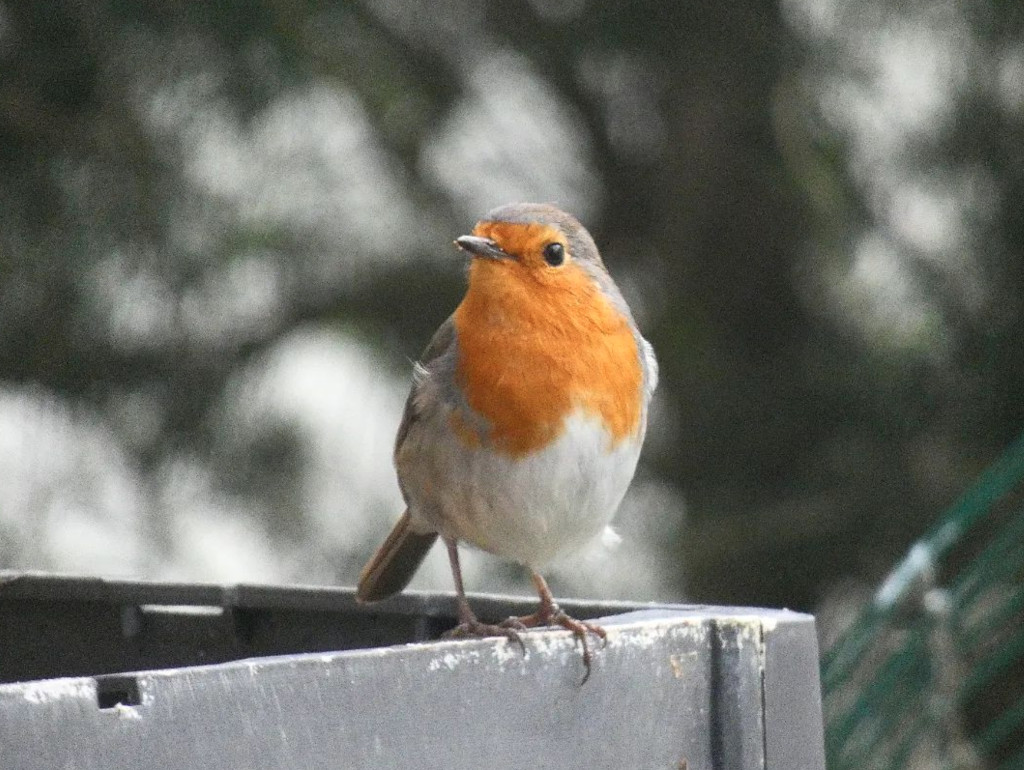
#> input picture pisco.jpg, 1024 x 770 px
$ python myscript.py
#> lines starting #> are read from the running program, lines starting #| are printed output that depends on the picture
from PIL import Image

img = Image.open('pisco.jpg')
#> img is the input picture: PIL image 1024x770 RGB; mean R, G, B 109.4, 109.3, 101.8
img = img.rotate(45)
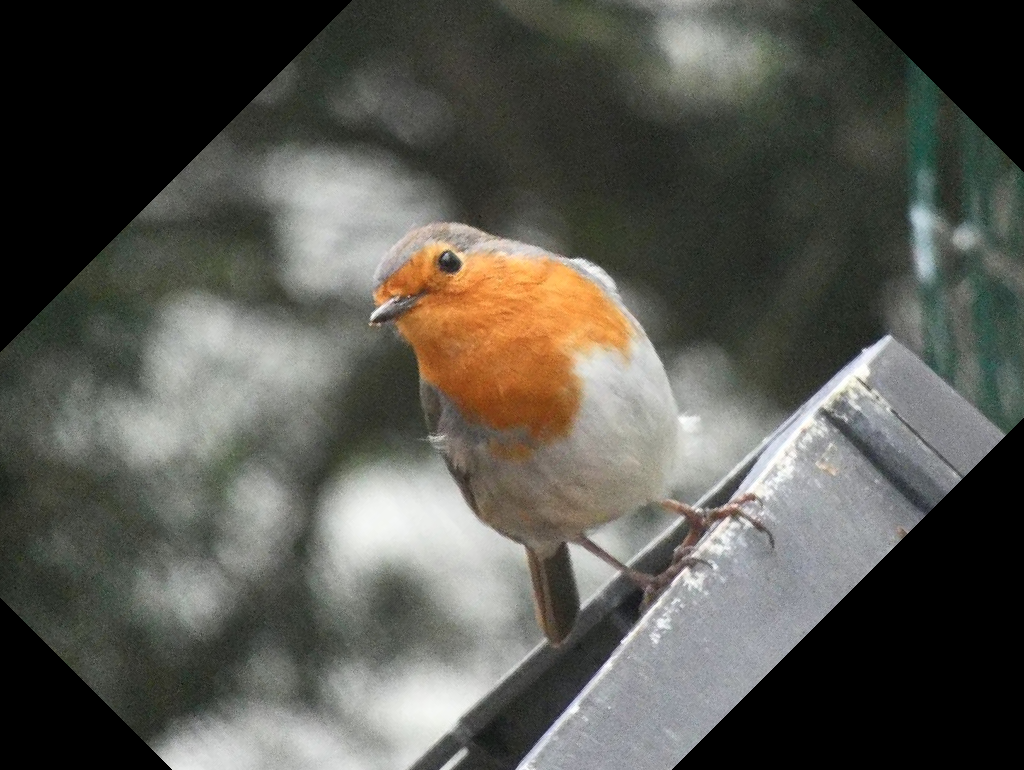
#> img: PIL image 1024x770 RGB; mean R, G, B 88.2, 87.5, 80.7
img.show()
